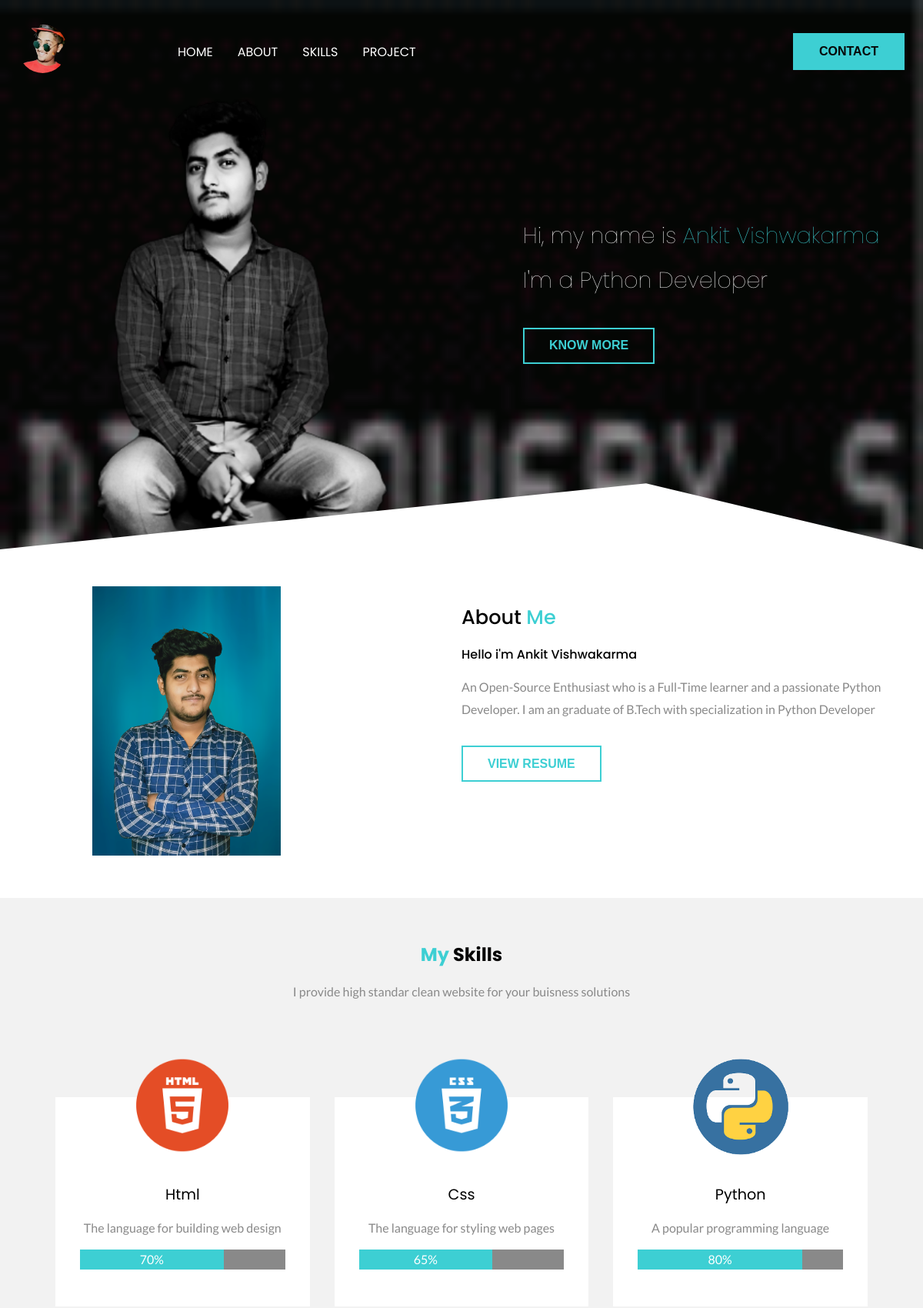
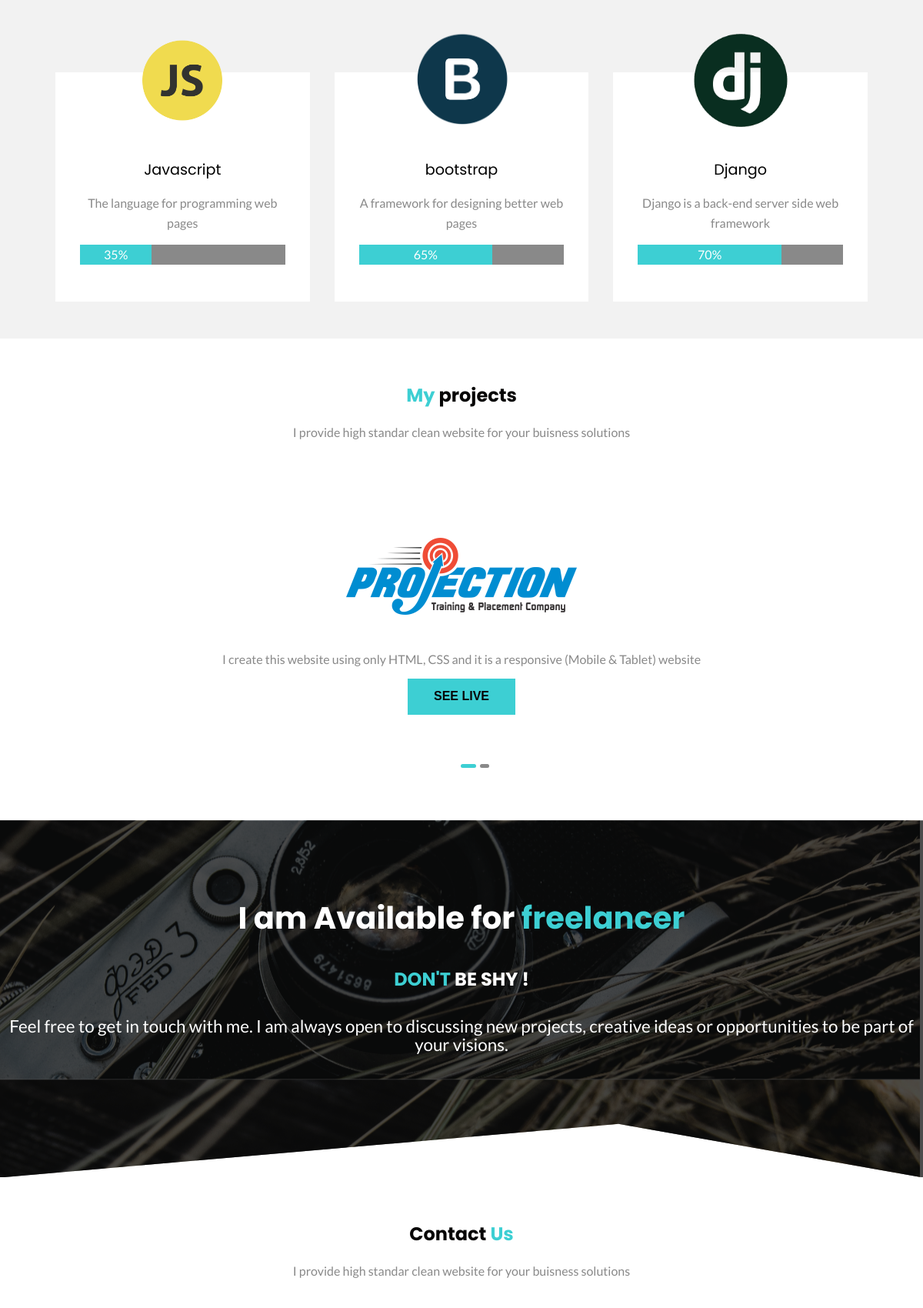
The page / (upper part) on the database its author committed (2 pictures, top to bottom).
### folio2/models.py (models this page shows)
class aboutme(models.Model):
    about_img=models.ImageField(upload_to='img/',blank=True)
    about_resume=models.FileField(upload_to='resume/')

class skills(models.Model):
    skill_logo=models.ImageField(upload_to='img/',blank=True, height_field=None, width_field=None, max_length=100)
    skill_heading=models.CharField(max_length=30)
    skill_detail=models.TextField()
    skill_perce=models.CharField(max_length=30)

class projects(models.Model):
    project_img=models.ImageField(upload_to='img/',blank=True, height_field=None, width_field=None, max_length=100)
    project_p=models.TextField()
    project_btn=models.CharField(max_length=30)

### my_portfolio/views.py (the view)
# urls.py: 2. Add a URL to urlpatterns:  path('', views.home, name='home')
def home(request):
    skillsdata=skills.objects.all()
    projectdata=projects.objects.all()
    aboutmedata=aboutme.objects.all()
    data={
        'skillsdata':skillsdata,
        'projectdata':projectdata,
        'aboutmedata':aboutmedata,
    }
    return render(request,"index.html",data)

### index.html (shortened to what this page needs)
{% extends "base.html" %}
{% block contant %}
            <section id="about-me" class="about">
                {% for l in aboutmedata %}
                <div class="container flex items-centeru about-inner-wrap">
                    <div class="left flex-1 justify-center">
                        <img class="about-me-img" src="{{ l.about_img.url }}" alt="">
                    </div>
                    <div class="flex-1 im">
                        <h1>About <span>Me</span></h1>
                        <h3>Hello i'm Ankit Vishwakarma</h3>
                        <p>An Open-Source Enthusiast who is a Full-Time learner and a passionate Python Developer. I am an graduate of B.Tech with specialization in Python Developer</p>
                        <a href="{{ l.about_resume.url }}"><button class="btn btn-secondary">View Resume</button></a>
                    </div>
                </div>
                {% endfor %}
            </section>
                <section id="skills" class="services">
                       <div class="container">
                       <h1 class="section-heading"><span>My</span> Skills</h1>
                       <p>I provide high standar clean website for your buisness solutions</p>
                       <div class="card-wrapper">
                        {% for i in skillsdata %}
                           <div class="card">
                               <img src="{{ i.skill_logo.url }}" alt="logo">
                               <h2>{{ i.skill_heading }}</h2>
                               <p>{{ i.skill_detail }}<br></p>
                            <div class="percentage">
                               <p style="background:#3dcfd3; width:{{ i.skill_perce }};"><span>{{ i.skill_perce }}</span></p>
                            </div>
                             </div>
                        {% endfor %}
                        </div>
                        </div>
                    </div>
                <section id="projects" class="reviews">
                    <div class="container">
                    <h1 class="section-heading"><span>My</span> projects</h1>
                    <p>I provide high standar clean website for your buisness solutions</p>
                   <div class="slider">
                    {% for j in projectdata %}
                       <div class="slide">
                           <img src="{{ j.project_img.url }}" alt="logo">
                           <p>{{ j.project_p }}</p>
                                <button class="btn btn-primary"><a href="https://ankitvish143.github.io/projection-website-r/">{{ j.project_btn }}</a></button>
                       </div>
                    {% endfor %}
                    </div>
                <div class="slider-dots">
                </div>
                    </div>
                </section>
                <section class="freelancer">
                    <h1>I am Available for<span> freelancer</span></h1>
                    <h2><span>DON'T</span> BE SHY !</h2>
                    <p>Feel free to get in touch with me. I am always open to discussing
                         new projects, creative ideas or opportunities to be part of your visions.</p>
                </section>
                <section id="Contact" class="contact">
                        <div class="container">
                      <h1 class="section-heading">Contact <span>Us</span></h1>
                       <p>I provide high standar clean website for your buisness solutions</p>
                    </div>
          </section>
{% endblock %}

### static/style.css (style rules this page uses)
body { margin: 0%; padding: 0%; box-sizing: border-box; -webkit-font-smothing:antialiased; font-family: 'Poppins', sans-serif; }
html { scroll-behavior: smooth; }
:root { --primary:#3DCFD3; --dark:#161616; --pure:#FFFFFF; --ternary:#898989; --light:#F2F2F2; --secondary:#070606; }
.container { max-width: 1152px; padding: 0 15px; margin: 0 auto; }
.justify-center { justify-content: center; }
section .container { padding: 3rem 1rem; }
section.about .about-me-img { height: 350px; margin-left: 6rem; }
section.about h1 { margin-bottom: 1rem; font-size: 1.6rem; font-weight: 500; }
section.about h1 span { color: var(--primary); }
section.about h3 { margin-bottom: 1rem; font-size: 1rem; font-weight: 450; }
section.about p { font-family: 'Lato', sans-serif; color: var(--ternary); line-height: 1.8rem; margin-bottom: 2rem; }
.section-heading { color: var(--secondary); text-align: center; margin-bottom: 2rem; line-height: 0.5; }
.section-heading span { color: var(--primary); }
.section-heading +p { color: var(--ternary); text-align: center; margin-bottom: 8rem; font-family: 'Lato', sans-serif; }
section.services { background-color: var(--light); }
section.services .card-wrapper { display: grid; grid-template-columns: repeat(3, 1fr); grid-column-gap: 2rem; grid-row-gap: 6rem; padding: 0rem 3rem; }
section.services .card-wrapper .card { background: var(--pure); padding: 3rem 2rem; position: relative; padding-top: 6rem; text-align: center; transition: all 0.3s ease; }
section.services .card-wrapper .card img { position: absolute; top: -3.5rem; left: 50%; transform: translateX(-50%); width: 133px; transition: all 3s; }
section.services .card-wrapper .card h2 { font-weight: 400; font-size: 1.2rem; margin-bottom: 00.5rem; }
section.services .card-wrapper .card p { font-family: 'Lato', sans-serif; color: var(--ternary); line-height:1.6rem; }
.card .percentage { background-color:var(--ternary) ; color: white; }
.card .percentage p { margin: 0%; }
.card .percentage p span { color: white; }
section.reviews .slider .slide img { height: 100px; object-fit: cover; margin-bottom: 2rem; }
section.reviews .slider .slide { text-align: center; display: flex; align-items: center; flex-direction: column; padding: 0 6rem; }
section.reviews .slider .slide p { font-family: 'Lato', sans-serif; color: var(--ternary); margin-bottom: 1rem; }
section.reviews .slider-dots { margin-top: 3rem; }
.btn a { text-decoration: none; color: var(--secondary); }
section.freelancer { width: 100%; height: auto; text-align: center; background: linear-gradient(rgba(0,0,0,0.7),rgba(0,0,0,0.7)), url(/static/image/camera.png)repeat fixed 100%; color: var(--pure); clip-path: polygon(0 0, 100% 0, 100% 100%, 67% 85%, 0 100%); padding-top: 4rem; padding-bottom: 8rem; }
section.freelancer h1 { font-size: 2.5rem; margin-bottom: 2rem; }
section.freelancer h1 span { color: var(--primary); }
section.freelancer h2 span { color: var(--primary); }
section.freelancer p { line-height: 1.5rem; font-family: 'Lato', sans-serif; font-size: 1.4rem; margin: 2rem 0rem; }

### static/utilites.css (style rules this page uses)
.flex { display: flex; }
.btn { padding: 0.8rem 2rem; font-size: 1rem; font-weight: 600; border: 2px solid transparent; outline: none; cursor: pointer; text-transform: uppercase; transition: all 0.3s ease; }
.btn-primary { background-color: var(--primary); color: var(--secondary); }
.btn-secondary { background: transparent; color: var(--primary); border-color: var(--primary); }
.flex-1 { flex: 1; }
.justify-center { justify-content: center; }

### rows shown on the page
aboutme: about_img (picture)
skills: skill_logo (picture), skill_heading "Html", skill_detail "The language for building web design", skill_perce "70%"
skills: skill_logo (picture), skill_heading "Css", skill_detail "The language for styling web pages", skill_perce "65%"
skills: skill_logo (picture), skill_heading "Python", skill_detail "A popular programming language", skill_perce "80%"
skills: skill_logo (picture), skill_heading "Javascript", skill_detail "The language for programming web pages", skill_perce "35%"
skills: skill_logo (picture), skill_heading "bootstrap", skill_detail "A framework for designing better web pages", skill_perce "65%"
skills: skill_logo (picture), skill_heading "Django", skill_detail "Django is a back-end server side web framework", skill_perce "70%"
projects: project_img (picture), project_p "I create this website using only HTML, CSS and it is a responsive (Mobile & Tablet) website", project_btn "SEE LIVE"
